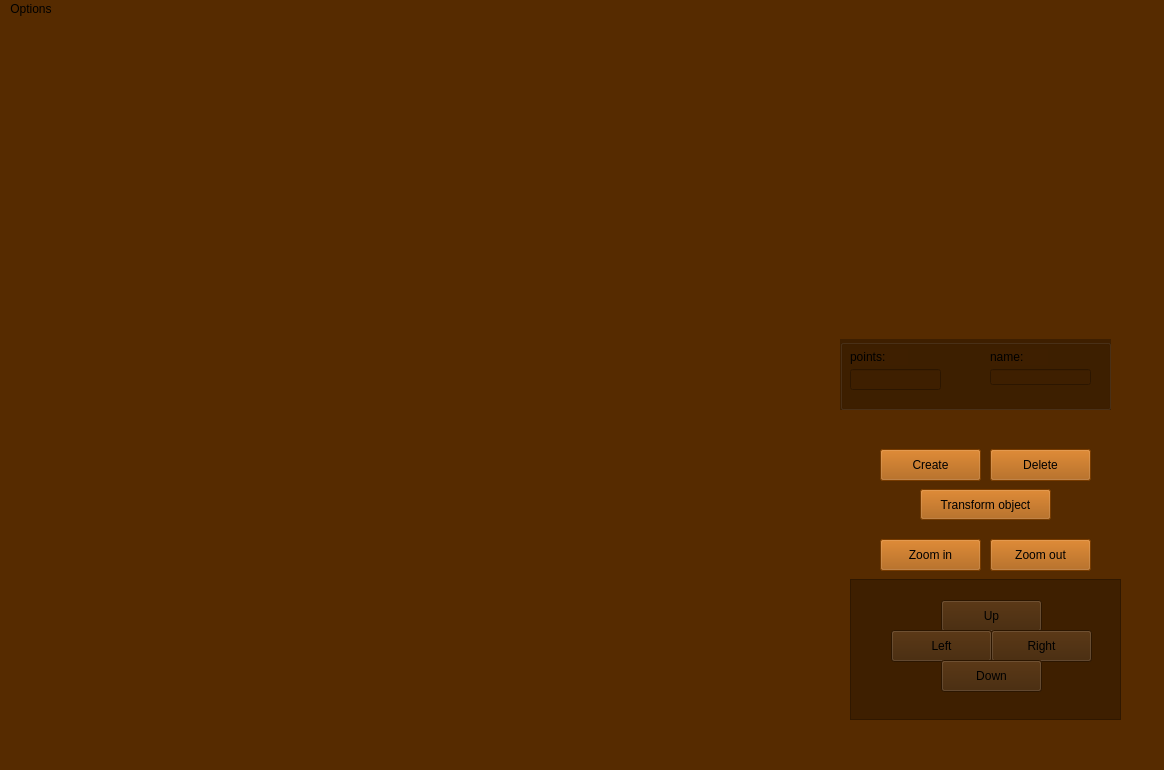
<?xml version="1.0" encoding="UTF-8"?>
<ui version="4.0">
 <class>main</class>
 <widget class="QMainWindow" name="main">
  <property name="geometry">
   <rect>
    <x>0</x>
    <y>0</y>
    <width>1164</width>
    <height>770</height>
   </rect>
  </property>
  <property name="palette">
   <palette>
    <active>
     <colorrole role="Button">
      <brush brushstyle="SolidPattern">
       <color alpha="255">
        <red>86</red>
        <green>43</green>
        <blue>0</blue>
       </color>
      </brush>
     </colorrole>
     <colorrole role="Base">
      <brush brushstyle="SolidPattern">
       <color alpha="255">
        <red>86</red>
        <green>43</green>
        <blue>0</blue>
       </color>
      </brush>
     </colorrole>
     <colorrole role="Window">
      <brush brushstyle="SolidPattern">
       <color alpha="255">
        <red>86</red>
        <green>43</green>
        <blue>0</blue>
       </color>
      </brush>
     </colorrole>
    </active>
    <inactive>
     <colorrole role="Button">
      <brush brushstyle="SolidPattern">
       <color alpha="255">
        <red>86</red>
        <green>43</green>
        <blue>0</blue>
       </color>
      </brush>
     </colorrole>
     <colorrole role="Base">
      <brush brushstyle="SolidPattern">
       <color alpha="255">
        <red>86</red>
        <green>43</green>
        <blue>0</blue>
       </color>
      </brush>
     </colorrole>
     <colorrole role="Window">
      <brush brushstyle="SolidPattern">
       <color alpha="255">
        <red>86</red>
        <green>43</green>
        <blue>0</blue>
       </color>
      </brush>
     </colorrole>
    </inactive>
    <disabled>
     <colorrole role="Button">
      <brush brushstyle="SolidPattern">
       <color alpha="255">
        <red>86</red>
        <green>43</green>
        <blue>0</blue>
       </color>
      </brush>
     </colorrole>
     <colorrole role="Base">
      <brush brushstyle="SolidPattern">
       <color alpha="255">
        <red>86</red>
        <green>43</green>
        <blue>0</blue>
       </color>
      </brush>
     </colorrole>
     <colorrole role="Window">
      <brush brushstyle="SolidPattern">
       <color alpha="255">
        <red>86</red>
        <green>43</green>
        <blue>0</blue>
       </color>
      </brush>
     </colorrole>
    </disabled>
   </palette>
  </property>
  <property name="windowTitle">
   <string>MainWindow</string>
  </property>
  <property name="styleSheet">
   <string notr="true">background-color: rgb(86, 43, 0);</string>
  </property>
  <widget class="QWidget" name="centralwidget">
   <widget class="QPushButton" name="z_in">
    <property name="geometry">
     <rect>
      <x>880</x>
      <y>520</y>
      <width>101</width>
      <height>32</height>
     </rect>
    </property>
    <property name="styleSheet">
     <string notr="true">background-color: rgb(166, 83, 0);</string>
    </property>
    <property name="text">
     <string>Zoom in</string>
    </property>
   </widget>
   <widget class="QPushButton" name="z_out">
    <property name="geometry">
     <rect>
      <x>990</x>
      <y>520</y>
      <width>101</width>
      <height>32</height>
     </rect>
    </property>
    <property name="styleSheet">
     <string notr="true">background-color: rgb(166, 83, 0);</string>
    </property>
    <property name="text">
     <string>Zoom out</string>
    </property>
   </widget>
   <widget class="QLabel" name="vp">
    <property name="geometry">
     <rect>
      <x>80</x>
      <y>20</y>
      <width>621</width>
      <height>661</height>
     </rect>
    </property>
    <property name="text">
     <string/>
    </property>
   </widget>
   <widget class="QPushButton" name="transform_button">
    <property name="geometry">
     <rect>
      <x>920</x>
      <y>470</y>
      <width>131</width>
      <height>31</height>
     </rect>
    </property>
    <property name="styleSheet">
     <string notr="true">background-color: rgb(166, 83, 0);</string>
    </property>
    <property name="text">
     <string>Transform object</string>
    </property>
   </widget>
   <widget class="QPushButton" name="delete_but">
    <property name="geometry">
     <rect>
      <x>990</x>
      <y>430</y>
      <width>101</width>
      <height>32</height>
     </rect>
    </property>
    <property name="styleSheet">
     <string notr="true">background-color: rgb(166, 83, 0);</string>
    </property>
    <property name="text">
     <string>Delete</string>
    </property>
   </widget>
   <widget class="QPushButton" name="create_but">
    <property name="geometry">
     <rect>
      <x>880</x>
      <y>430</y>
      <width>101</width>
      <height>32</height>
     </rect>
    </property>
    <property name="styleSheet">
     <string notr="true">background-color: rgb(166, 83, 0);</string>
    </property>
    <property name="text">
     <string>Create</string>
    </property>
   </widget>
   <widget class="QScrollArea" name="scrollArea">
    <property name="geometry">
     <rect>
      <x>850</x>
      <y>560</y>
      <width>271</width>
      <height>141</height>
     </rect>
    </property>
    <property name="styleSheet">
     <string notr="true">background-color: rgb(62, 31, 0);</string>
    </property>
    <property name="widgetResizable">
     <bool>true</bool>
    </property>
    <widget class="QWidget" name="scrollAreaWidgetContents">
     <property name="geometry">
      <rect>
       <x>0</x>
       <y>0</y>
       <width>269</width>
       <height>139</height>
      </rect>
     </property>
     <widget class="QPushButton" name="up">
      <property name="geometry">
       <rect>
        <x>90</x>
        <y>20</y>
        <width>101</width>
        <height>32</height>
       </rect>
      </property>
      <property name="text">
       <string>Up</string>
      </property>
     </widget>
     <widget class="QPushButton" name="left">
      <property name="geometry">
       <rect>
        <x>40</x>
        <y>50</y>
        <width>101</width>
        <height>32</height>
       </rect>
      </property>
      <property name="text">
       <string>Left</string>
      </property>
     </widget>
     <widget class="QPushButton" name="right">
      <property name="geometry">
       <rect>
        <x>140</x>
        <y>50</y>
        <width>101</width>
        <height>32</height>
       </rect>
      </property>
      <property name="text">
       <string>Right</string>
      </property>
     </widget>
     <widget class="QPushButton" name="down">
      <property name="geometry">
       <rect>
        <x>90</x>
        <y>80</y>
        <width>101</width>
        <height>32</height>
       </rect>
      </property>
      <property name="text">
       <string>Down</string>
      </property>
     </widget>
    </widget>
   </widget>
   <widget class="QGroupBox" name="groupBox">
    <property name="geometry">
     <rect>
      <x>840</x>
      <y>320</y>
      <width>271</width>
      <height>71</height>
     </rect>
    </property>
    <property name="styleSheet">
     <string notr="true">background-color: rgb(62, 31, 0);</string>
    </property>
    <property name="title">
     <string/>
    </property>
    <widget class="QLabel" name="points_lbl">
     <property name="geometry">
      <rect>
       <x>10</x>
       <y>10</y>
       <width>58</width>
       <height>16</height>
      </rect>
     </property>
     <property name="text">
      <string>points:</string>
     </property>
    </widget>
    <widget class="QLabel" name="name_lbl">
     <property name="geometry">
      <rect>
       <x>150</x>
       <y>10</y>
       <width>58</width>
       <height>16</height>
      </rect>
     </property>
     <property name="text">
      <string>name:</string>
     </property>
    </widget>
    <widget class="QLineEdit" name="points_ln">
     <property name="geometry">
      <rect>
       <x>10</x>
       <y>30</y>
       <width>91</width>
       <height>21</height>
      </rect>
     </property>
     <property name="text">
      <string/>
     </property>
    </widget>
    <widget class="QLineEdit" name="name_ln">
     <property name="geometry">
      <rect>
       <x>150</x>
       <y>30</y>
       <width>101</width>
       <height>16</height>
      </rect>
     </property>
    </widget>
   </widget>
  </widget>
  <widget class="QMenuBar" name="menubar">
   <property name="geometry">
    <rect>
     <x>0</x>
     <y>0</y>
     <width>1164</width>
     <height>19</height>
    </rect>
   </property>
   <widget class="QMenu" name="menuOptions">
    <property name="title">
     <string>Options</string>
    </property>
    <addaction name="actionRestart"/>
   </widget>
   <addaction name="menuOptions"/>
  </widget>
  <widget class="QStatusBar" name="statusbar"/>
  <action name="actionRestart">
   <property name="text">
    <string>Restart</string>
   </property>
  </action>
 </widget>
 <resources/>
 <connections/>
</ui>
